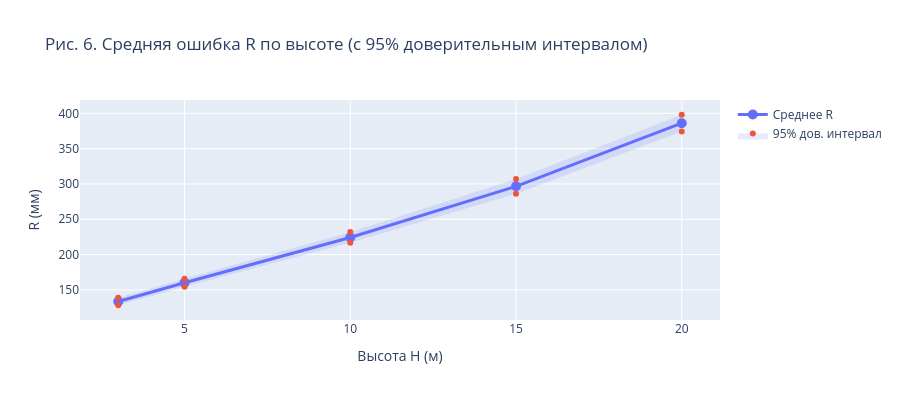

The notebook cell saved with this chart:
### Code cell
stats_by_h = df.groupby("H")["R"].agg(["mean", "std", "count"]).reset_index()
stats_by_h["se"] = stats_by_h["std"] / np.sqrt(stats_by_h["count"])
stats_by_h["ci95"] = stats_by_h["se"] * 1.96

fig = go.Figure()
fig.add_trace(go.Scatter(
    x=stats_by_h["H"], y=stats_by_h["mean"],
    mode="lines+markers", name="Среднее R",
    line=dict(width=3), marker=dict(size=10),
))
fig.add_trace(go.Scatter(
    x=list(stats_by_h["H"]) + list(stats_by_h["H"][::-1]),
    y=list(stats_by_h["mean"] + stats_by_h["ci95"])
      + list((stats_by_h["mean"] - stats_by_h["ci95"])[::-1]),
    fill="toself", fillcolor="rgba(99,110,250,0.15)",
    line=dict(width=0), name="95% дов. интервал", showlegend=True,
))
fig.update_layout(
    title="Рис. 6. Средняя ошибка R по высоте (с 95% доверительным интервалом)",
    xaxis_title="Высота H (м)", yaxis_title="R (мм)", height=400,
)
ALL_FIGS.append(("fig_06_mean_R_ci", fig))
fig.show()

### Figure 1 — Plotly figure (JSON) as saved in the notebook; plotly's stock layout.template omitted (floating-point values rounded to 4 significant figures)
{"data": [{"line": {"width": 3}, "marker": {"size": 10}, "mode": "lines+markers", "name": "Среднее R", "type": "scatter", "x": [3, 5, 10, 15, 20], "y": [133.5, 160.1, 224.2, 296.6, 386.0]}, {"fill": "toself", "fillcolor": "rgba(99,110,250,0.15)", "line": {"width": 0}, "name": "95% дов. интервал", "showlegend": true, "type": "scatter", "x": [3, 5, 10, 15, 20, 20, 15, 10, 5, 3], "y": [138.8, 165.9, 231.8, 307.0, 398.0, 374.1, 286.2, 216.6, 154.3, 128.2]}], "layout": {"height": 400, "title": {"text": "Рис. 6. Средняя ошибка R по высоте (с 95% доверительным интервалом)"}, "xaxis": {"title": {"text": "Высота H (м)"}}, "yaxis": {"title": {"text": "R (мм)"}}}}
